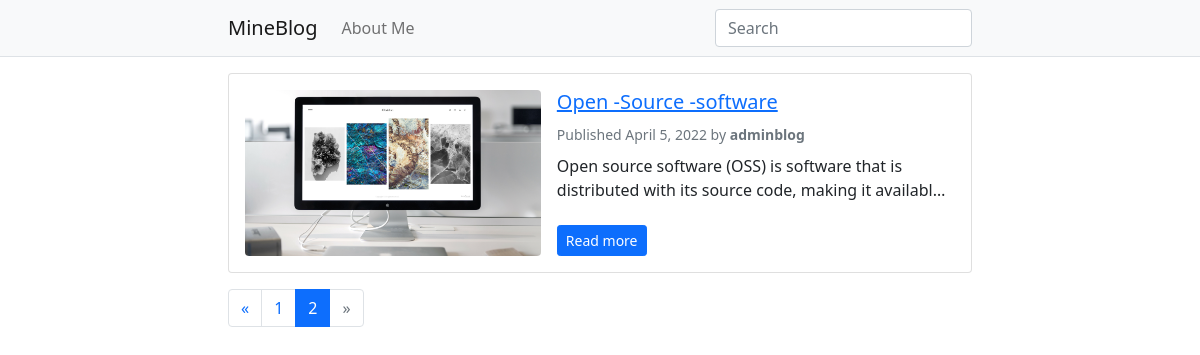
Screenshot of /?page=2 with the database file from the repository.
### blog/models.py (models this page shows, shortened)
class Post(models.Model):
    STATUS_CHOICES = (
    ('draft', 'Draft'),
    ('published', 'Published'),
    )
    title = models.CharField(max_length=250)
    slug = models.SlugField(max_length=250, unique_for_date='publish')
    author = models.ForeignKey(User,on_delete=models.CASCADE,related_name='blog_posts')
    image = models.ImageField(upload_to='featured_image/%Y/%m/%d/') #this
    body= RichTextUploadingField()
    publish = models.DateTimeField(default=timezone.now)
    created = models.DateTimeField(auto_now_add=True)
    updated = models.DateTimeField(auto_now=True)
    status = models.CharField(max_length=10,choices=STATUS_CHOICES,default='draft')
    image = models.ImageField(upload_to='featured_image/%Y/%m/%d/') #this
    tags = TaggableManager()
    class Meta:
        ordering = ('-publish',)
    objects = models.Manager() # The default manager.
    published = PublishedManager() # Our custom manager.
    def get_absolute_url(self):
        return reverse('blog:post_detail',args=[self.slug])

### blog/views.py (the view)
# urls.py: path('',views.post_list,name="post_list"),
def post_list(request, tag_slug=None):
   posts = Post.published.all()
   tag = None
   if tag_slug:
        tag = get_object_or_404(Tag, slug=tag_slug)
        posts = posts.filter(tags__in=[tag])
   query = request.GET.get("q")
   if query:
        posts=Post.published.filter(Q(title__icontains=query) | Q(tags__name__icontains=query)).distinct()
   paginator = Paginator(posts, 3) # 10 posts in each page
   page = request.GET.get('page')
   try:
        posts = paginator.page(page)
   except PageNotAnInteger:
        posts = paginator.page(1)
   except EmptyPage:
        posts = paginator.page(paginator.num_pages)
   return render(request,'post_list.html',{'posts':posts, page:'pages', 'tag':tag})

### blog/models.py (called while the page is built)
    def get_queryset(self):
        return super(PublishedManager,self).get_queryset().filter(status='published')

### templates/post_list.html (shortened to what this page needs)
{% extends 'base.html' %}
{% block content %}
    {% for post in posts %}
    <div class="card mb-3">
        <div class="card-body">
            <div class="row g-0">
                <div class="col-md-5">
                    <div class="ratio ratio-16x9">
                       <img src="{{post.image.url}}" class="rounded featured-image-list" alt="{{post.title}}">
                    </div>
                </div>
                <div class="col-md-7 ps-md-3 pt-3 pt-md-0 d-flex flex-column">
                        <h2 class="card-title h5">
                                <a href="{{ post.get_absolute_url }}">
                                {{ post.title }}
                                </a>
                        </h2>
                        <div class="text-muted">
                            <small>
                                Published {{ post.publish.date }} by <strong>{{ post.author }}</strong>
                            </small>
                        </div>
                        <p class="card-text mb-auto py-2">{{ post.body|safe|striptags|truncatechars:100 }}</p>
                        <div>
                            <a href="{{ post.get_absolute_url }}" class="btn btn-primary btn-sm">Read more</a>
                        </div>
                </div>
            </div>
        </div>
    </div>
     {% endfor %}{% include "pagination.html" with page=posts %}
{% endblock content %}

### static/css/style.css (style rules this page uses)
.featured-image-list { object-fit: cover; }

### rows the page displays
Post: image (picture), title "Open -Source -software", publish "April 5, 2022", author "adminblog", body "Open source software (OSS) is software that is distributed with its source code, making it availabl…"

### other values shown
{{ i }} "1"
{{ i }} "2"
